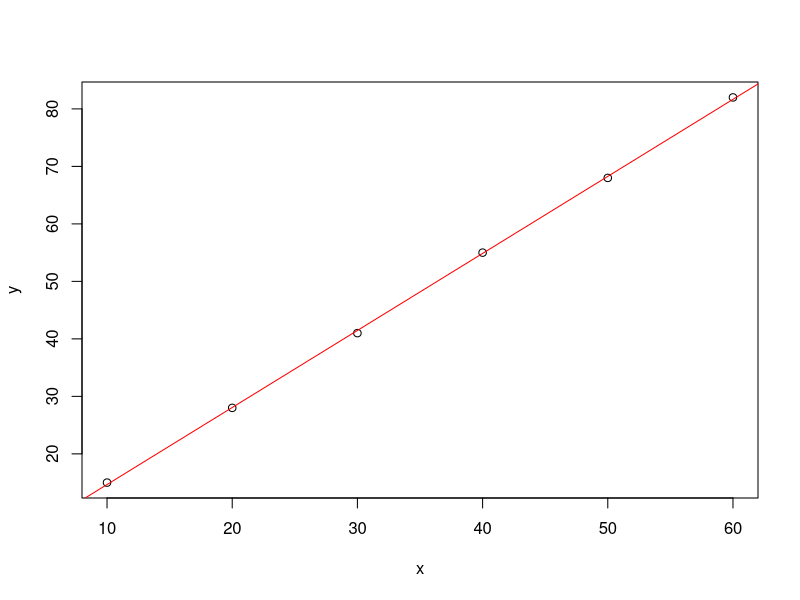

Here is the R script that generated this plot:
x <- c(10, 20, 30, 40, 50, 60)
y <- c(15, 28, 41, 55, 68, 82)

cor(x, y)
plot(x, y)
model <- lm(y ~ x)
summary(model)
abline(model, col = "red")

# Prediction
newdata <- data.frame(x = 75)
pred <- predict(model, newdata = newdata)
pred

# Easier way
c <- coef(model);
c[1] + c[2] * 75;
